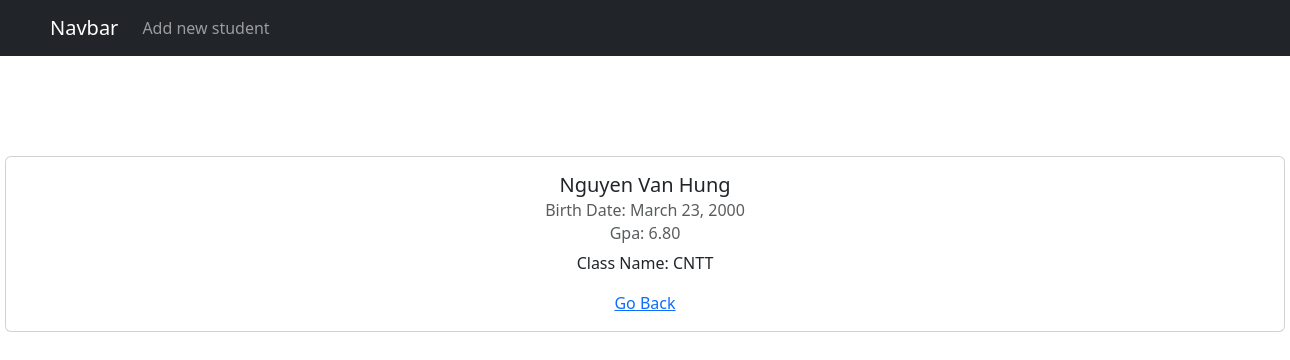
The app's page /student/9 with its own data.
### students/models.py (models this page shows, shortened)
class Student(models.Model):
    full_name = models.CharField(max_length=100)
    birth_date = models.DateField()
    class_name = models.CharField(max_length=50)
    average_score = models.DecimalField(max_digits=5, decimal_places=2)

### students/views.py (the view)
# urls.py: path('student/<str:pk>', views.student_detail, name='student_detail'),
def student_detail(request, pk):
    student = Student.objects.get(id=pk)
    return render(request, 'students/student_detail.html', {'student': student})

### students/templates/students/student_detail.html
{% extends 'base.html' %}
{% load static %}
{% block content %}
<div s class="card" style="width: 80rem;text-align: center;margin: 100px auto;">
    <div class="card-body">
      <h5 class="card-title">{{student.full_name}}</h5>
      <h6 class="card-subtitle mb-2 text-muted">Birth Date: {{student.birth_date}}</h6>
      <h6 class="card-subtitle mb-2 text-muted">Gpa: {{student.average_score}}</h6>
      <p class="card-text">Class Name: {{student.class_name}}</p>
      <a href="{{request.META.HTTP_REFERER}}" class="card-link">Go Back</a>
    </div>
  </div>
{% endblock %}

### records on screen
Student: full_name "Nguyen Van Hung", birth_date "March 23, 2000", average_score "6.80", class_name "CNTT"
